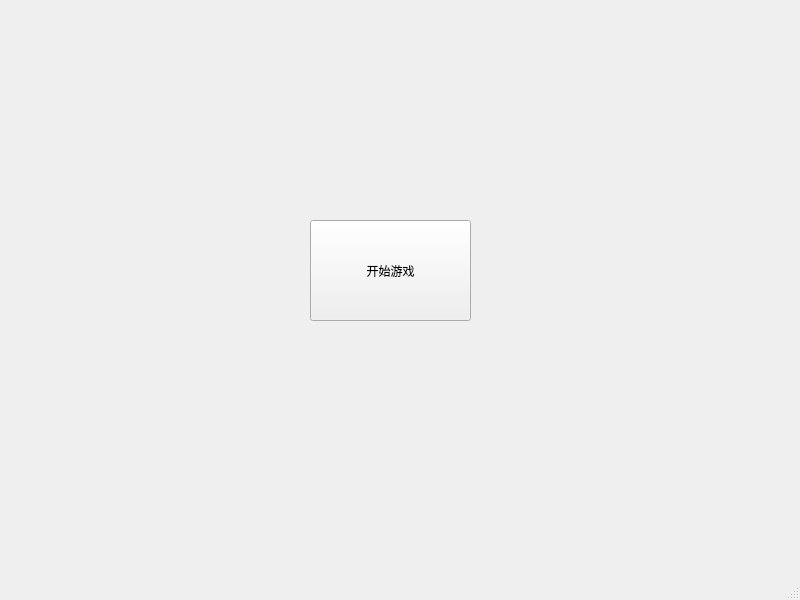
<?xml version="1.0" encoding="UTF-8"?>
<ui version="4.0">
 <class>MainWindow</class>
 <widget class="QMainWindow" name="MainWindow">
  <property name="geometry">
   <rect>
    <x>0</x>
    <y>0</y>
    <width>800</width>
    <height>600</height>
   </rect>
  </property>
  <property name="windowTitle">
   <string>MainWindow</string>
  </property>
  <widget class="QWidget" name="centralwidget">
   <widget class="QPushButton" name="startButton">
    <property name="geometry">
     <rect>
      <x>310</x>
      <y>220</y>
      <width>161</width>
      <height>101</height>
     </rect>
    </property>
    <property name="text">
     <string>开始游戏</string>
    </property>
   </widget>
  </widget>
  <widget class="QMenuBar" name="menubar">
   <property name="geometry">
    <rect>
     <x>0</x>
     <y>0</y>
     <width>800</width>
     <height>21</height>
    </rect>
   </property>
  </widget>
  <widget class="QStatusBar" name="statusbar"/>
 </widget>
 <resources/>
 <connections/>
</ui>
